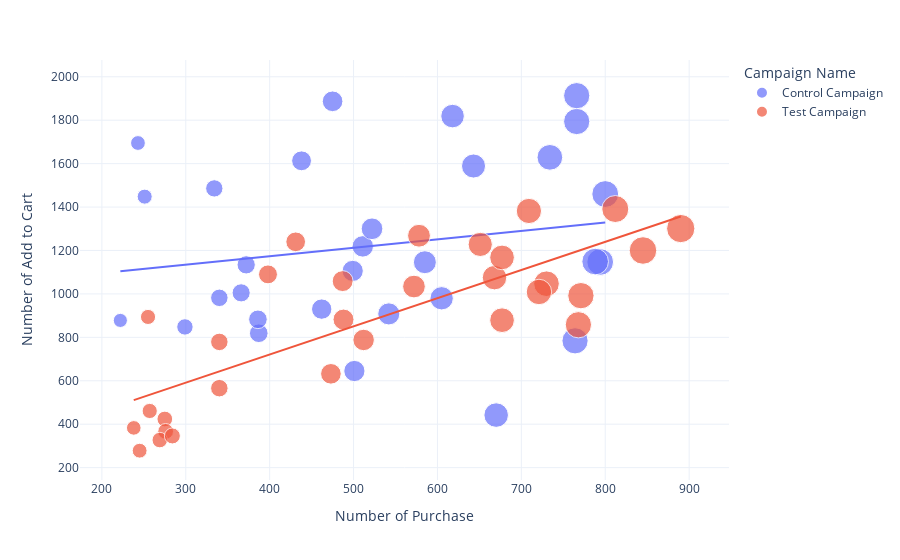

Notebook code cell kept with this figure:
### Markdown cell above
## Number of Purchases by Add to cart scatter plot shows that shows that conversion rate(Purchases/Add to cart) of Test campaign is higher than Control campaign.

### Code cell
figure = px.scatter(data_frame = df, 
                    x="Number of Purchase",
                    y="Number of Add to Cart", 
                    size="Number of Purchase", 
                    color= "Campaign Name", 
                    trendline="ols")# Plotly Express allows you to add Ordinary Least Squares regression trendline to scatterplots with the trendline argument.
figure.show()

### Figure 1 — Plotly figure (JSON) as saved in the notebook; plotly's stock layout.template omitted (floating-point values rounded to 4 significant figures)
{"data": [{"hovertemplate": "Campaign Name=Control Campaign<br>Number of Purchase=%{marker.size}<br>Number of Add to Cart=%{y}<extra></extra>", "legendgroup": "Control Campaign", "marker": {"color": "#636efa", "size": [618, 511, 372, 340, 522, 764, 499, 462, 501, 734, 475, 794, 766, 788, 366, 438, 222, 243, 542, 299, 800, 387, 766, 585, 386, 251, 605, 643, 334, 670], "sizemode": "area", "sizeref": 2.225, "symbol": "circle"}, "mode": "markers", "name": "Control Campaign", "orientation": "v", "showlegend": true, "type": "scatter", "x": [618, 511, 372, 340, 522, 764, 499, 462, 501, 734, 475, 794, 766, 788, 366, 438, 222, 243, 542, 299, 800, 387, 766, 585, 386, 251, 605, 643, 334, 670], "xaxis": "x", "y": [1819, 1219, 1134, 982, 1300, 784, 1106, 930, 645, 1629, 1887, 1147, 1794, 1149, 1005, 1613, 878, 1695, 908, 848, 1460, 819, 1913, 1146, 883, 1448, 980, 1589, 1486, 442], "yaxis": "y"}, {"hovertemplate": "<b>OLS trendline</b><br>Number of Add to Cart = 0.389303 * Number of Purchase + 1017.75<br>R<sup>2</sup>=0.032160<br><br>Campaign Name=Control Campaign<br>Number of Purchase=%{x}<br>Number of Add to Cart=%{y} <b>(trend)</b><extra></extra>", "legendgroup": "Control Campaign", "marker": {"color": "#636efa", "symbol": "circle"}, "mode": "lines", "name": "Control Campaign", "showlegend": false, "type": "scatter", "x": [222, 243, 251, 299, 334, 340, 366, 372, 386, 387, 438, 462, 475, 499, 501, 511, 522, 542, 585, 605, 618, 643, 670, 734, 764, 766, 766, 788, 794, 800], "xaxis": "x", "y": [1104.0, 1112.0, 1115.0, 1134.0, 1148.0, 1150.0, 1160.0, 1163.0, 1168.0, 1168.0, 1188.0, 1198.0, 1203.0, 1212.0, 1213.0, 1217.0, 1221.0, 1229.0, 1245.0, 1253.0, 1258.0, 1268.0, 1279.0, 1304.0, 1315.0, 1316.0, 1316.0, 1325.0, 1327.0, 1329.0], "yaxis": "y"}, {"hovertemplate": "Campaign Name=Test Campaign<br>Number of Purchase=%{marker.size}<br>Number of Add to Cart=%{y}<extra></extra>", "legendgroup": "Test Campaign", "marker": {"color": "#EF553B", "size": [255, 677, 578, 340, 768, 488, 890, 431, 845, 275, 668, 709, 812, 340, 398, 487, 238, 257, 512, 730, 245, 276, 473, 269, 651, 284, 771, 721, 677, 572], "sizemode": "area", "sizeref": 2.225, "symbol": "circle"}, "mode": "markers", "name": "Test Campaign", "orientation": "v", "showlegend": true, "type": "scatter", "x": [255, 677, 578, 340, 768, 488, 890, 431, 845, 275, 668, 709, 812, 340, 398, 487, 238, 257, 512, 730, 245, 276, 473, 269, 651, 284, 771, 721, 677, 572], "xaxis": "x", "y": [894, 879, 1268, 566, 858, 882, 1301, 1240, 1200, 424, 1075, 1382, 1391, 779, 1090, 1059, 383, 461, 788, 1047, 278, 367, 632, 327, 1228, 346, 992, 1009, 1168, 1034], "yaxis": "y"}, {"hovertemplate": "<b>OLS trendline</b><br>Number of Add to Cart = 1.29672 * Number of Purchase + 202.371<br>R<sup>2</sup>=0.620862<br><br>Campaign Name=Test Campaign<br>Number of Purchase=%{x}<br>Number of Add to Cart=%{y} <b>(trend)</b><extra></extra>", "legendgroup": "Test Campaign", "marker": {"color": "#EF553B", "symbol": "circle"}, "mode": "lines", "name": "Test Campaign", "showlegend": false, "type": "scatter", "x": [238, 245, 255, 257, 269, 275, 276, 284, 340, 340, 398, 431, 473, 487, 488, 512, 572, 578, 651, 668, 677, 677, 709, 721, 730, 768, 771, 812, 845, 890], "xaxis": "x", "y": [511.0, 520.1, 533.0, 535.6, 551.2, 559.0, 560.3, 570.6, 643.3, 643.3, 718.5, 761.3, 815.7, 833.9, 835.2, 866.3, 944.1, 951.9, 1047.0, 1069.0, 1080.0, 1080.0, 1122.0, 1137.0, 1149.0, 1198.0, 1202.0, 1255.0, 1298.0, 1356.0], "yaxis": "y"}], "layout": {"legend": {"itemsizing": "constant", "title": {"text": "Campaign Name"}, "tracegroupgap": 0}, "margin": {"t": 60}, "xaxis": {"anchor": "y", "domain": [0, 1], "title": {"text": "Number of Purchase"}}, "yaxis": {"anchor": "x", "domain": [0, 1], "title": {"text": "Number of Add to Cart"}}}}
